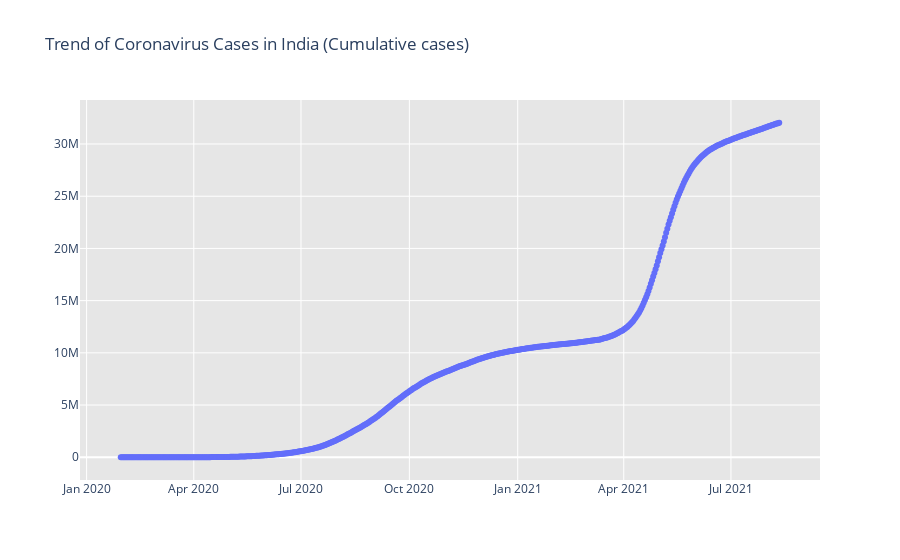
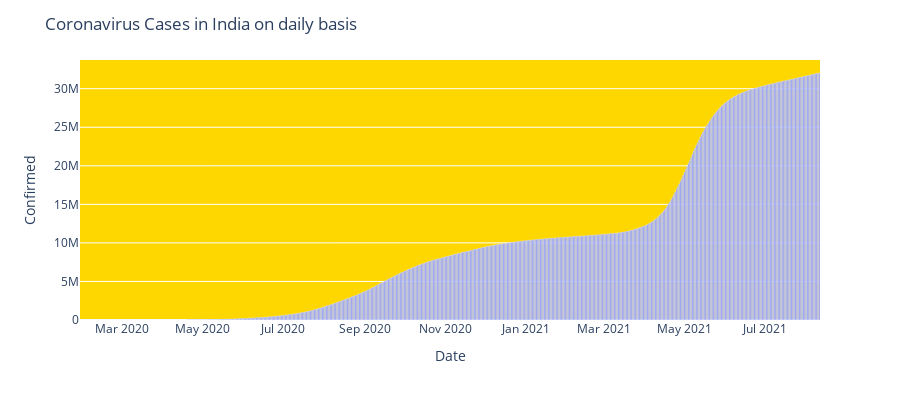

These figures' notebook cell, in order:
### Markdown cell above
# Let's See the Day-wise cases on India
Confirmed Day wise Cases

### Code cell
fig = go.Figure()
fig.add_trace(go.Scatter(x=df_confirmed_india['Date'], y = df_confirmed_india['Confirmed'], mode='lines+markers',name='Total Cases'))
fig.update_layout(title_text='Trend of Coronavirus Cases in India (Cumulative cases)',plot_bgcolor='rgb(230, 230, 230)')
fig.show()
# New COVID-19 cases reported daily in India
import plotly.express as px
fig = px.bar(df_confirmed_india, x="Date", y="Confirmed", barmode='group', height=400)
fig.update_layout(title_text='Coronavirus Cases in India on daily basis',plot_bgcolor='gold')
fig.show()

### Figure 1 — Plotly figure (JSON) as saved in the notebook; plotly's stock layout.template omitted (floating-point values rounded to 4 significant figures; data arrays with more than 128 entries replaced by an {"elided": "..."} marker saying what was removed)
{"data": [{"mode": "lines+markers", "name": "Total Cases", "type": "scatter", "x": {"elided": "560 str values"}, "y": {"elided": "560 int values"}}], "layout": {"plot_bgcolor": "rgb(230, 230, 230)", "title": {"text": "Trend of Coronavirus Cases in India (Cumulative cases)"}}}

### Figure 2 — Plotly figure (JSON) as saved in the notebook; plotly's stock layout.template omitted (floating-point values rounded to 4 significant figures; data arrays with more than 128 entries replaced by an {"elided": "..."} marker saying what was removed)
{"data": [{"alignmentgroup": "True", "hovertemplate": "Date=%{x}<br>Confirmed=%{y}<extra></extra>", "legendgroup": "", "marker": {"color": "#636efa", "pattern": {"shape": ""}}, "name": "", "offsetgroup": "", "orientation": "v", "showlegend": false, "textposition": "auto", "type": "bar", "x": {"elided": "560 str values"}, "xaxis": "x", "y": {"elided": "560 int values"}, "yaxis": "y"}], "layout": {"barmode": "group", "height": 400, "legend": {"tracegroupgap": 0}, "margin": {"t": 60}, "plot_bgcolor": "gold", "title": {"text": "Coronavirus Cases in India on daily basis"}, "xaxis": {"anchor": "y", "domain": [0, 1], "title": {"text": "Date"}}, "yaxis": {"anchor": "x", "domain": [0, 1], "title": {"text": "Confirmed"}}}}
